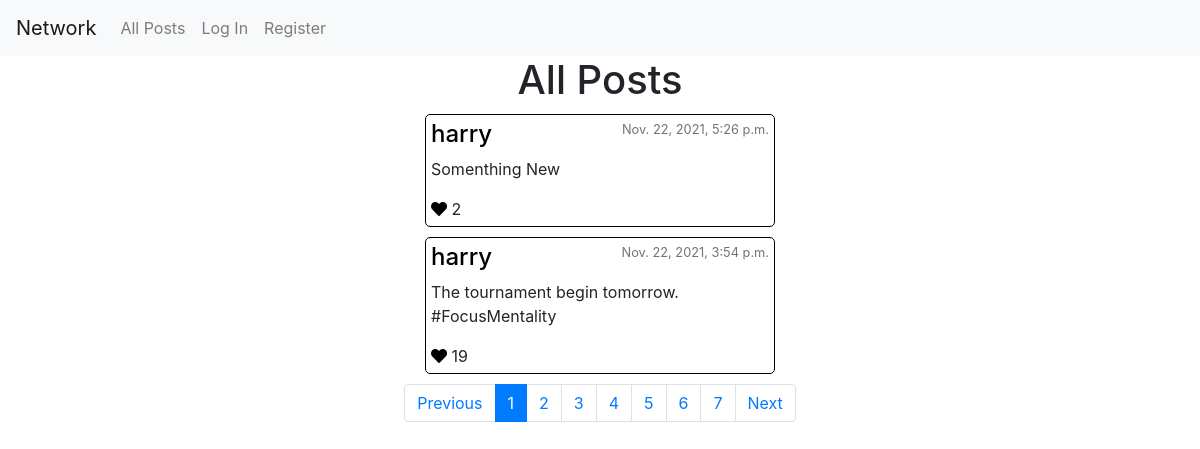
Before: / with the older database file.
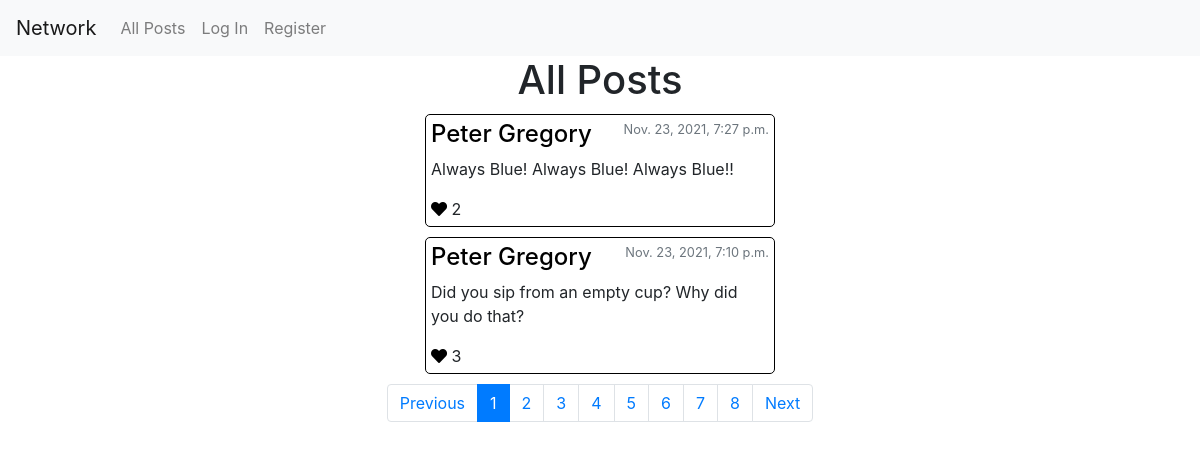
After: the same page with the newer database file.
### network/models.py (models this page shows, shortened)
class Post(models.Model):
    creator = models.ForeignKey(User, on_delete=models.CASCADE)
    message = models.CharField(max_length=128)
    timestamp = models.DateTimeField(auto_now_add=True)
    likes = models.IntegerField(default=0)

class User(AbstractUser):
    followers = models.IntegerField(default=0)
    following = models.IntegerField(default=0)

### network/views.py (the view)
# urls.py: path("", views.index, name="index"),
def index(request):
    posts = Post.objects.all().order_by('-timestamp')
    p = Paginator(posts, post_by_page)
    page1 = p.page(1)
    try:
        likes_given = Like.objects.filter(creator=request.user)
    except:
        likes_given = []
    posts_liked = []
    for like in likes_given:
        post_id = like.post_id
        posts_liked.append(post_id)
    return render(request, "network/index.html", {
                                'posts': page1.object_list,
                                'posts_liked': posts_liked,
                                'range': p.page_range
                            })

### network/templates/network/index.html (shortened to what this page needs)
{% extends "network/layout.html" %}
{% load static %}
{% block body %}
    <h1>All Posts</h1>
    <div id="posts">
        {% for post in posts %}
        <div class="post text-left" data-post_id="{{post.id}}">
            <div class="post-header">
                <a href="{% url 'profile' post.creator.username 1 %}">
                    <h4>{{ post.creator }}</h4>
                </a>
                <small class='text-secondary'>{{ post.timestamp }}</small>
            </div>
            <p>{{ post.message }}</p>
            {% if user.is_authenticated %}
                {% if post.id in posts_liked %}
                    <i class="fa fa-heart like" style="color:red"></i>
                {% else %}
                    <i class="fa fa-heart like" style="color:black"></i>
                {% endif %}
            {% else %}
                <i class="fa fa-heart like" style="color:black"></i>
            {% endif %}
            <span class="likes">{{post.likes }}</span> <br>
        </div>
        {% endfor %}
    </div>
    <nav id="nav-pagination">
        <ul class="pagination">
          <li class="page-item">
              <a class="page-link previous" href="/render_page_number/1">Previous</a>
        </li>
          {% for i in range %}
             <li class="page-item page-number" data-page_number="{{i}}" >
                 <a class="page-link" href="/render_page_number/{{i}}">{{i}}</a>
            </li>
          {% endfor%}
          <li class="page-item">
              <a class="page-link next" href="/render_page_number/2">Next</a>
            </li>
        </ul>
      </nav>
{% endblock %}

### network/templates/network/layout.html (shortened to what this page needs)
{% load static %}
<!DOCTYPE html>
<html lang="en">
    <head>
        <link rel="stylesheet" href="https://stackpath.bootstrapcdn.com/bootstrap/4.4.1/css/bootstrap.min.css">
        <link href="{% static 'network/styles.css' %}" rel="stylesheet">
        <link rel="stylesheet" href="https://cdnjs.cloudflare.com/ajax/libs/font-awesome/5.15.3/css/all.min.css">
    </head>
    <body>
        <nav class="navbar navbar-expand-sm navbar-light bg-light">
            <a class="navbar-brand links" href="/">Network</a>
            <div>
              <ul class="navbar-nav mr-auto">
                <li class="nav-item links">
                  <a class="nav-link" href="{% url 'index' %}">All Posts</a>
                </li>
                {% if user.is_authenticated %}
                    <li class="nav-item links">
                        <a class="nav-link" href="{% url 'following' 1 %}">Following</a>
                    </li>
                    <li class="nav-item">
                        <a class="nav-link" href="{% url 'logout' %}">Log Out</a>
                    </li>
                {% else %}
                    <li class="nav-item links">
                        <a class="nav-link" href="{% url 'login' %}">Log In</a>
                    </li>
                    <li class="nav-item links">
                        <a class="nav-link" href="{% url 'register' %}">Register</a>
                    </li>
                {% endif %}
              </ul>
            </div>
          </nav>
        <div class="container text-center">
            {% block body %}
            {% endblock %}
        </div>
    </body>
</html>

### network/static/network/styles.css (style rules this page uses)
.post { border: 1px solid black; border-radius: 5px; margin: 10px auto; width: 350px; padding: 5px; }
.post-header { display: flex; justify-content: space-between; }
.post a { color: black; }
#nav-pagination { display: inline-block; }

Changed rows visible on the page:
no longer on this page (row unchanged): Post: creator "harry", timestamp "Nov. 22, 2021, 5:26 p.m.", message "Somenthing New", likes "2"
no longer on this page (row edited): Post: creator "harry", timestamp "Nov. 22, 2021, 3:54 p.m.", message "The tournament begin tomorrow. #FocusMentality", likes "19"
added Post: creator "Peter Gregory", timestamp "Nov. 23, 2021, 7:27 p.m.", message "Always Blue! Always Blue! Always Blue!!", likes "2"
added Post: creator "Peter Gregory", timestamp "Nov. 23, 2021, 7:10 p.m.", message "Did you sip from an empty cup? Why did you do that?", likes "3"
Other visible differences:
new list line: "8"
